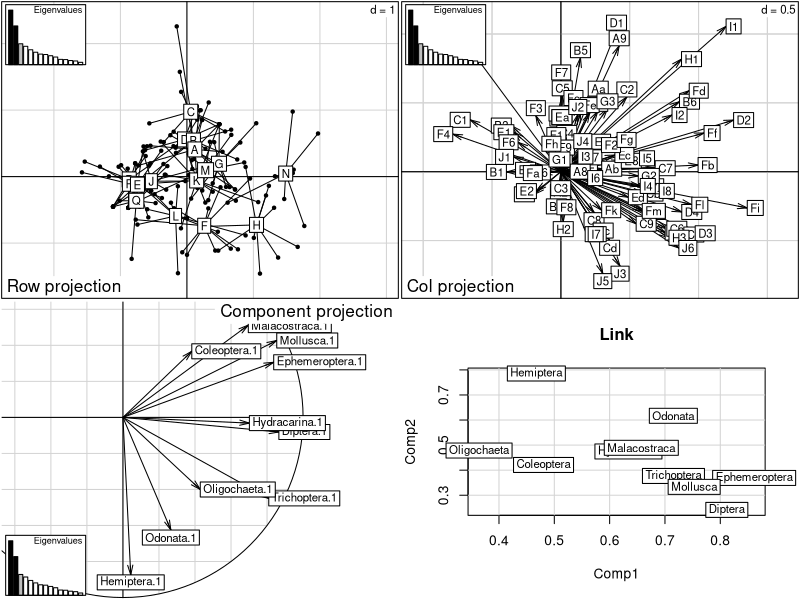
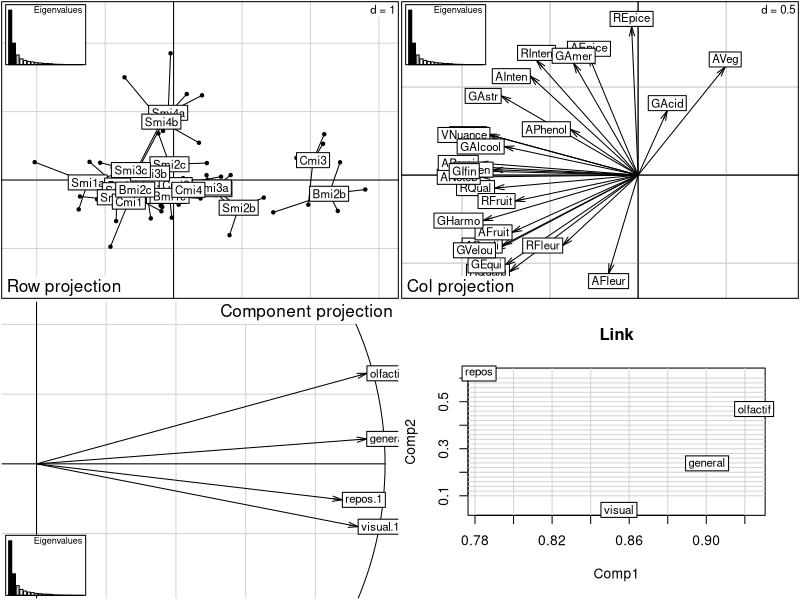

These charts were generated, in order, by the following R code:
library(ade4)


### Name: mfa
### Title: Multiple Factorial Analysis
### Aliases: mfa print.mfa plot.mfa summary.mfa
### Keywords: multivariate

### ** Examples

data(friday87)
w1 <- data.frame(scale(friday87$fau, scal = FALSE))
w2 <- ktab.data.frame(w1, friday87$fau.blo, 
    tabnames = friday87$tab.names)
mfa1 <- mfa(w2, scann = FALSE)
mfa1
plot(mfa1)

data(escopage)
w <- data.frame(scale(escopage$tab))
w <- ktab.data.frame(w, escopage$blo, tabnames = escopage$tab.names)
plot(mfa(w, scann = FALSE))
